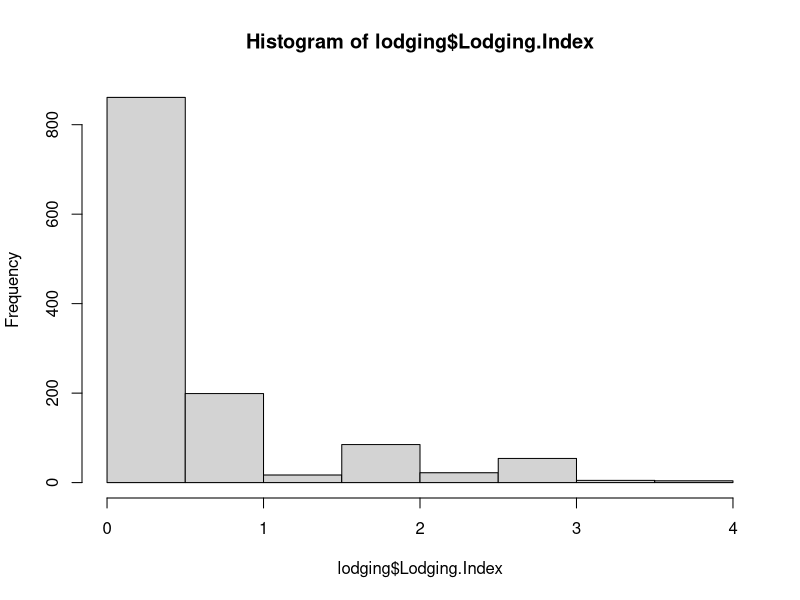

Reproduce this figure in R.
#Genotype determines root lodging susceptibility
setwd(dir = "/Users/ashleyhostetler/Desktop/Hostetler_et_al_2021/R Input Files/")

#Library Load###
library(dplyr)
library(arsenal)
library(lme4)
library(data.table)
library(dplyr)

#Figure 2A-B####
cat("\014")
rm(list=ls()) 
ls() 
lodging <- read.csv(file = "LodgingData_2020_long_02162021.csv", header = TRUE, strip.white=TRUE,na.strings = "NA")
lodging = subset(lodging, Lodging.Index<5)
accessions <- read.csv(file = "Unique_55Genotypes_Plots.csv", header = TRUE, strip.white=TRUE,na.strings = "NA")
accessions = accessions[!duplicated(accessions$Accession),]
accessions$Genotype = accessions$Accession
accessions$Accession = NULL
lodging$Plot = as.character(lodging$Plot)
summary = summary(comparedf(lodging, accessions, by="Genotype")) #compare lodging data and accessions list and only keep genotypes used in this study 
notShared = summary$obs.table
lodging = lodging[!lodging$Genotype %in% notShared$Genotype,] #remove any genotypes from the lodging file that are not shared in accessions list 
hist(lodging$Lodging.Index)
df1 = subset(lodging, Lodged=="Y")
df2 = subset(lodging, Lodged=="N")
df1$Lodged2 = "1" 
df2$Lodged2 = "0"
lodging = rbind(df1, df2)
lodging %>% count(Lodged2)
str(lodging)
lodging$Lodged2 = as.numeric(lodging$Lodged2)
write.csv(lodging, file = "Figure2A-B_04122021.csv", quote = F, row.names = T)


#Lodging heritability#### 
cat("\014")
rm(list=ls()) 
ls() 
data = read.csv(file = "LodgingData_2020.csv", header = TRUE, strip.white = TRUE, na.strings = "NA")
head(data)
colnames(data)
data = data[,c(4,10,11)]
str(data)
#prepping BLUPS file
BLUPS<-data.frame(data$Genotype)
BLUPS<-unique(BLUPS[,1])
BLUPS<-data.frame(BLUPS)
colnames(BLUPS)<-"Genotype" #rename column to Genotype so it matches data file
#Creating a data frame for variances and heritability
statis <- matrix(NA,nrow=7,ncol=1)
rownames(statis) <- c("varErr","varG","h2","LSD","pval","var","stddev")
stat<-c("varErr","varG","h2","LSD","pval","var","stddev")
statistics<-data.frame(stat)
#creating loop
name<-colnames(data)
name
name<-name[c(-1)] #Remove all columns that are not traits
for(i in 1:length(name)){
  data5<-data[c(1,i+1)]
  names(data5)[2]<-paste("trait")  
  
  fm <- lmer(trait ~ (1|Genotype), data=data5)
  
  fixEffect <- as.matrix(fixef(fm)) 
  randEffect <- as.matrix(ranef(fm))
  interc <- fixEffect[1,1]
  EntryEffect <- randEffect[["Genotype",1]]
  BLUP <- interc+EntryEffect 
  names(BLUP)[1]<-paste(name[i]) 
  BLUP$Genotype <-rownames(BLUP)
  BLUPS <- merge(BLUPS,BLUP,by="Genotype",all.x = TRUE)
  
  varcorr <- VarCorr(fm) 
  
  varErr <- attr(varcorr,'sc')^2 
  
  varG <- as.vector(varcorr$'Genotype') 
  
  LSD <- 1.96*sqrt(varErr) #calculate least significant difference; Z score for 95% confidence=1.96
  coefs <- data.frame(coef(summary(fm))) 
  coefs$p.z <- 2 * (1 - pnorm(abs(coefs$t.value))) 
  pval<-coefs[,4]
  var<- var(data5$trait,na.rm=TRUE) 
  stddev<- sqrt(var)
  
  h2 <- varG/(varG + varErr) #calculate heritability w/ broad sense calculation
  statis[,1] <- round(c(varErr,varG,h2,LSD,pval,var,stddev),9) 
  statis2 <- data.frame(statis,stat) 
  colnames(statis2)[1]<-paste(name[i])
  statistics <- merge(statistics,statis2,by="stat")
}
statistics
write.table(statistics, file="TableS4_LodgingData.csv", sep=",", row.names = FALSE)
